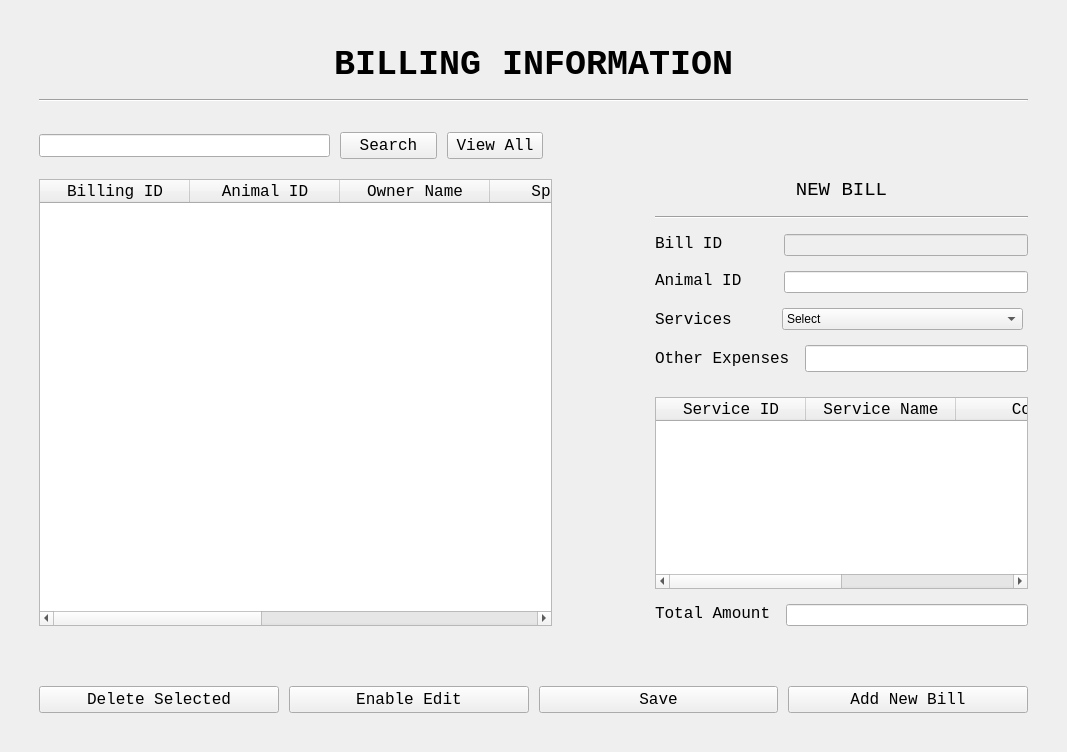
<?xml version="1.0" encoding="UTF-8"?>
<ui version="4.0">
 <class>MainWindow</class>
 <widget class="QMainWindow" name="MainWindow">
  <property name="geometry">
   <rect>
    <x>0</x>
    <y>0</y>
    <width>1067</width>
    <height>752</height>
   </rect>
  </property>
  <property name="windowTitle">
   <string>MainWindow</string>
  </property>
  <widget class="QWidget" name="centralwidget">
   <layout class="QVBoxLayout" name="verticalLayout_2">
    <item>
     <layout class="QVBoxLayout" name="verticalLayout_4" stretch="10,0,10,90,0,10">
      <property name="spacing">
       <number>10</number>
      </property>
      <property name="leftMargin">
       <number>30</number>
      </property>
      <property name="topMargin">
       <number>30</number>
      </property>
      <property name="rightMargin">
       <number>30</number>
      </property>
      <property name="bottomMargin">
       <number>30</number>
      </property>
      <item>
       <layout class="QVBoxLayout" name="verticalLayout">
        <item>
         <widget class="QLabel" name="ServiceLebel1">
          <property name="font">
           <font>
            <family>Courier New</family>
            <pointsize>26</pointsize>
            <weight>75</weight>
            <bold>true</bold>
           </font>
          </property>
          <property name="text">
           <string>BILLING INFORMATION</string>
          </property>
          <property name="alignment">
           <set>Qt::AlignCenter</set>
          </property>
         </widget>
        </item>
       </layout>
      </item>
      <item>
       <widget class="Line" name="line">
        <property name="orientation">
         <enum>Qt::Horizontal</enum>
        </property>
       </widget>
      </item>
      <item>
       <layout class="QHBoxLayout" name="horizontalLayout" stretch="30,10,10,50">
        <property name="topMargin">
         <number>20</number>
        </property>
        <property name="rightMargin">
         <number>0</number>
        </property>
        <property name="bottomMargin">
         <number>10</number>
        </property>
        <item>
         <widget class="QLineEdit" name="line_service_search">
          <property name="font">
           <font>
            <pointsize>10</pointsize>
           </font>
          </property>
         </widget>
        </item>
        <item>
         <widget class="QPushButton" name="button_service_search">
          <property name="font">
           <font>
            <family>Courier New</family>
            <pointsize>12</pointsize>
           </font>
          </property>
          <property name="cursor">
           <cursorShape>PointingHandCursor</cursorShape>
          </property>
          <property name="text">
           <string>Search</string>
          </property>
         </widget>
        </item>
        <item>
         <widget class="QPushButton" name="button_service_view_all">
          <property name="font">
           <font>
            <family>Courier New</family>
            <pointsize>12</pointsize>
           </font>
          </property>
          <property name="cursor">
           <cursorShape>PointingHandCursor</cursorShape>
          </property>
          <property name="text">
           <string>View All</string>
          </property>
         </widget>
        </item>
        <item>
         <spacer name="horizontalSpacer_3">
          <property name="orientation">
           <enum>Qt::Horizontal</enum>
          </property>
          <property name="sizeHint" stdset="0">
           <size>
            <width>40</width>
            <height>20</height>
           </size>
          </property>
         </spacer>
        </item>
       </layout>
      </item>
      <item>
       <layout class="QHBoxLayout" name="horizontalLayout_8" stretch="55,10,40">
        <item>
         <widget class="QTableWidget" name="table_service">
          <property name="minimumSize">
           <size>
            <width>449</width>
            <height>0</height>
           </size>
          </property>
          <property name="font">
           <font>
            <family>Courier New</family>
            <pointsize>12</pointsize>
           </font>
          </property>
          <attribute name="horizontalHeaderDefaultSectionSize">
           <number>150</number>
          </attribute>
          <column>
           <property name="text">
            <string>Billing ID</string>
           </property>
           <property name="font">
            <font>
             <family>Courier New</family>
             <pointsize>12</pointsize>
            </font>
           </property>
          </column>
          <column>
           <property name="text">
            <string>Animal ID</string>
           </property>
           <property name="font">
            <font>
             <family>Courier New</family>
             <pointsize>12</pointsize>
            </font>
           </property>
          </column>
          <column>
           <property name="text">
            <string>Owner Name</string>
           </property>
           <property name="font">
            <font>
             <family>Courier New</family>
             <pointsize>12</pointsize>
            </font>
           </property>
          </column>
          <column>
           <property name="text">
            <string>Species</string>
           </property>
           <property name="font">
            <font>
             <family>Courier New</family>
             <pointsize>12</pointsize>
            </font>
           </property>
          </column>
          <column>
           <property name="text">
            <string>Tax</string>
           </property>
           <property name="font">
            <font>
             <family>Courier New</family>
             <pointsize>12</pointsize>
            </font>
           </property>
          </column>
          <column>
           <property name="text">
            <string>Total Amount</string>
           </property>
           <property name="font">
            <font>
             <family>Courier New</family>
             <pointsize>12</pointsize>
            </font>
           </property>
          </column>
          <column>
           <property name="text">
            <string>Other Expense</string>
           </property>
           <property name="font">
            <font>
             <family>Courier New</family>
             <pointsize>12</pointsize>
            </font>
           </property>
          </column>
         </widget>
        </item>
        <item>
         <spacer name="horizontalSpacer">
          <property name="orientation">
           <enum>Qt::Horizontal</enum>
          </property>
          <property name="sizeHint" stdset="0">
           <size>
            <width>40</width>
            <height>20</height>
           </size>
          </property>
         </spacer>
        </item>
        <item>
         <layout class="QVBoxLayout" name="verticalLayout_5">
          <property name="spacing">
           <number>15</number>
          </property>
          <item>
           <layout class="QVBoxLayout" name="verticalLayout_6">
            <item>
             <widget class="QLabel" name="label">
              <property name="sizePolicy">
               <sizepolicy hsizetype="Preferred" vsizetype="Preferred">
                <horstretch>0</horstretch>
                <verstretch>0</verstretch>
               </sizepolicy>
              </property>
              <property name="font">
               <font>
                <family>Courier New</family>
                <pointsize>14</pointsize>
               </font>
              </property>
              <property name="text">
               <string>NEW BILL</string>
              </property>
              <property name="alignment">
               <set>Qt::AlignCenter</set>
              </property>
             </widget>
            </item>
            <item>
             <widget class="Line" name="line_2">
              <property name="orientation">
               <enum>Qt::Horizontal</enum>
              </property>
             </widget>
            </item>
           </layout>
          </item>
          <item>
           <layout class="QHBoxLayout" name="horizontalLayout_2" stretch="30,64">
            <item>
             <widget class="QLabel" name="ServiceIdLebel">
              <property name="sizePolicy">
               <sizepolicy hsizetype="Preferred" vsizetype="Preferred">
                <horstretch>0</horstretch>
                <verstretch>0</verstretch>
               </sizepolicy>
              </property>
              <property name="font">
               <font>
                <family>Courier New</family>
                <pointsize>12</pointsize>
               </font>
              </property>
              <property name="text">
               <string>Bill ID</string>
              </property>
              <property name="alignment">
               <set>Qt::AlignLeading|Qt::AlignLeft|Qt::AlignTop</set>
              </property>
             </widget>
            </item>
            <item>
             <widget class="QLineEdit" name="line_service_id">
              <property name="enabled">
               <bool>false</bool>
              </property>
              <property name="sizePolicy">
               <sizepolicy hsizetype="Expanding" vsizetype="Preferred">
                <horstretch>0</horstretch>
                <verstretch>0</verstretch>
               </sizepolicy>
              </property>
             </widget>
            </item>
           </layout>
          </item>
          <item>
           <layout class="QHBoxLayout" name="horizontalLayout_3" stretch="30,64">
            <item>
             <widget class="QLabel" name="ServiceNameLebel">
              <property name="sizePolicy">
               <sizepolicy hsizetype="Preferred" vsizetype="Preferred">
                <horstretch>0</horstretch>
                <verstretch>0</verstretch>
               </sizepolicy>
              </property>
              <property name="font">
               <font>
                <family>Courier New</family>
                <pointsize>12</pointsize>
               </font>
              </property>
              <property name="text">
               <string>Animal ID</string>
              </property>
              <property name="alignment">
               <set>Qt::AlignLeading|Qt::AlignLeft|Qt::AlignTop</set>
              </property>
             </widget>
            </item>
            <item>
             <widget class="QLineEdit" name="line_service_name">
              <property name="sizePolicy">
               <sizepolicy hsizetype="Expanding" vsizetype="Preferred">
                <horstretch>0</horstretch>
                <verstretch>0</verstretch>
               </sizepolicy>
              </property>
             </widget>
            </item>
           </layout>
          </item>
          <item>
           <layout class="QHBoxLayout" name="horizontalLayout_5" stretch="7,15">
            <property name="rightMargin">
             <number>5</number>
            </property>
            <property name="bottomMargin">
             <number>0</number>
            </property>
            <item>
             <widget class="QLabel" name="AvailabilityLebel">
              <property name="sizePolicy">
               <sizepolicy hsizetype="Preferred" vsizetype="Preferred">
                <horstretch>0</horstretch>
                <verstretch>0</verstretch>
               </sizepolicy>
              </property>
              <property name="font">
               <font>
                <family>Courier New</family>
                <pointsize>12</pointsize>
               </font>
              </property>
              <property name="text">
               <string>Services</string>
              </property>
             </widget>
            </item>
            <item>
             <widget class="QComboBox" name="comboBox">
              <property name="sizePolicy">
               <sizepolicy hsizetype="Preferred" vsizetype="Preferred">
                <horstretch>0</horstretch>
                <verstretch>0</verstretch>
               </sizepolicy>
              </property>
              <item>
               <property name="text">
                <string>Select</string>
               </property>
              </item>
              <item>
               <property name="text">
                <string>New Item</string>
               </property>
              </item>
              <item>
               <property name="text">
                <string>New Item</string>
               </property>
              </item>
              <item>
               <property name="text">
                <string>New Item</string>
               </property>
              </item>
             </widget>
            </item>
           </layout>
          </item>
          <item>
           <layout class="QHBoxLayout" name="horizontalLayout_7" stretch="7,15">
            <property name="bottomMargin">
             <number>10</number>
            </property>
            <item>
             <widget class="QLabel" name="label_2">
              <property name="font">
               <font>
                <family>Courier New</family>
                <pointsize>12</pointsize>
               </font>
              </property>
              <property name="text">
               <string>Other Expenses</string>
              </property>
             </widget>
            </item>
            <item>
             <widget class="QLineEdit" name="lineEdit">
              <property name="font">
               <font>
                <family>Courier New</family>
                <pointsize>12</pointsize>
               </font>
              </property>
             </widget>
            </item>
           </layout>
          </item>
          <item>
           <layout class="QHBoxLayout" name="horizontalLayout_6" stretch="15">
            <item>
             <layout class="QHBoxLayout" name="horizontalLayout_20">
              <item>
               <widget class="QTableWidget" name="tableWidget">
                <property name="font">
                 <font>
                  <family>Courier New</family>
                  <pointsize>10</pointsize>
                 </font>
                </property>
                <attribute name="horizontalHeaderDefaultSectionSize">
                 <number>150</number>
                </attribute>
                <column>
                 <property name="text">
                  <string>Service ID</string>
                 </property>
                 <property name="font">
                  <font>
                   <family>Courier New</family>
                   <pointsize>12</pointsize>
                  </font>
                 </property>
                </column>
                <column>
                 <property name="text">
                  <string>Service Name</string>
                 </property>
                 <property name="font">
                  <font>
                   <family>Courier New</family>
                   <pointsize>12</pointsize>
                  </font>
                 </property>
                </column>
                <column>
                 <property name="text">
                  <string>Cost</string>
                 </property>
                 <property name="font">
                  <font>
                   <family>Courier New</family>
                   <pointsize>12</pointsize>
                  </font>
                 </property>
                </column>
                <column>
                 <property name="text">
                  <string>Details</string>
                 </property>
                 <property name="font">
                  <font>
                   <family>Courier New</family>
                   <pointsize>12</pointsize>
                  </font>
                 </property>
                </column>
               </widget>
              </item>
             </layout>
            </item>
           </layout>
          </item>
          <item>
           <layout class="QHBoxLayout" name="horizontalLayout_4" stretch="30,64">
            <item>
             <widget class="QLabel" name="CostLebel">
              <property name="font">
               <font>
                <family>Courier New</family>
                <pointsize>12</pointsize>
               </font>
              </property>
              <property name="text">
               <string>Total Amount</string>
              </property>
              <property name="alignment">
               <set>Qt::AlignLeading|Qt::AlignLeft|Qt::AlignTop</set>
              </property>
             </widget>
            </item>
            <item>
             <widget class="QLineEdit" name="line_service_cost">
              <property name="sizePolicy">
               <sizepolicy hsizetype="Expanding" vsizetype="Preferred">
                <horstretch>0</horstretch>
                <verstretch>0</verstretch>
               </sizepolicy>
              </property>
             </widget>
            </item>
           </layout>
          </item>
         </layout>
        </item>
       </layout>
      </item>
      <item>
       <spacer name="verticalSpacer">
        <property name="orientation">
         <enum>Qt::Vertical</enum>
        </property>
        <property name="sizeHint" stdset="0">
         <size>
          <width>20</width>
          <height>40</height>
         </size>
        </property>
       </spacer>
      </item>
      <item>
       <layout class="QHBoxLayout" name="horizontalLayout_9">
        <property name="spacing">
         <number>10</number>
        </property>
        <property name="topMargin">
         <number>10</number>
        </property>
        <item>
         <widget class="QPushButton" name="button_service_delete">
          <property name="font">
           <font>
            <family>Courier New</family>
            <pointsize>12</pointsize>
           </font>
          </property>
          <property name="text">
           <string>Delete Selected</string>
          </property>
         </widget>
        </item>
        <item>
         <widget class="QPushButton" name="button_service_cancel">
          <property name="font">
           <font>
            <family>Courier New</family>
            <pointsize>12</pointsize>
           </font>
          </property>
          <property name="text">
           <string>Enable Edit</string>
          </property>
         </widget>
        </item>
        <item>
         <widget class="QPushButton" name="button_service_save">
          <property name="font">
           <font>
            <family>Courier New</family>
            <pointsize>12</pointsize>
           </font>
          </property>
          <property name="text">
           <string>Save</string>
          </property>
         </widget>
        </item>
        <item>
         <widget class="QPushButton" name="button_service_add">
          <property name="font">
           <font>
            <family>Courier New</family>
            <pointsize>12</pointsize>
           </font>
          </property>
          <property name="text">
           <string>Add New Bill</string>
          </property>
         </widget>
        </item>
       </layout>
      </item>
     </layout>
    </item>
   </layout>
  </widget>
 </widget>
 <resources/>
 <connections/>
</ui>
